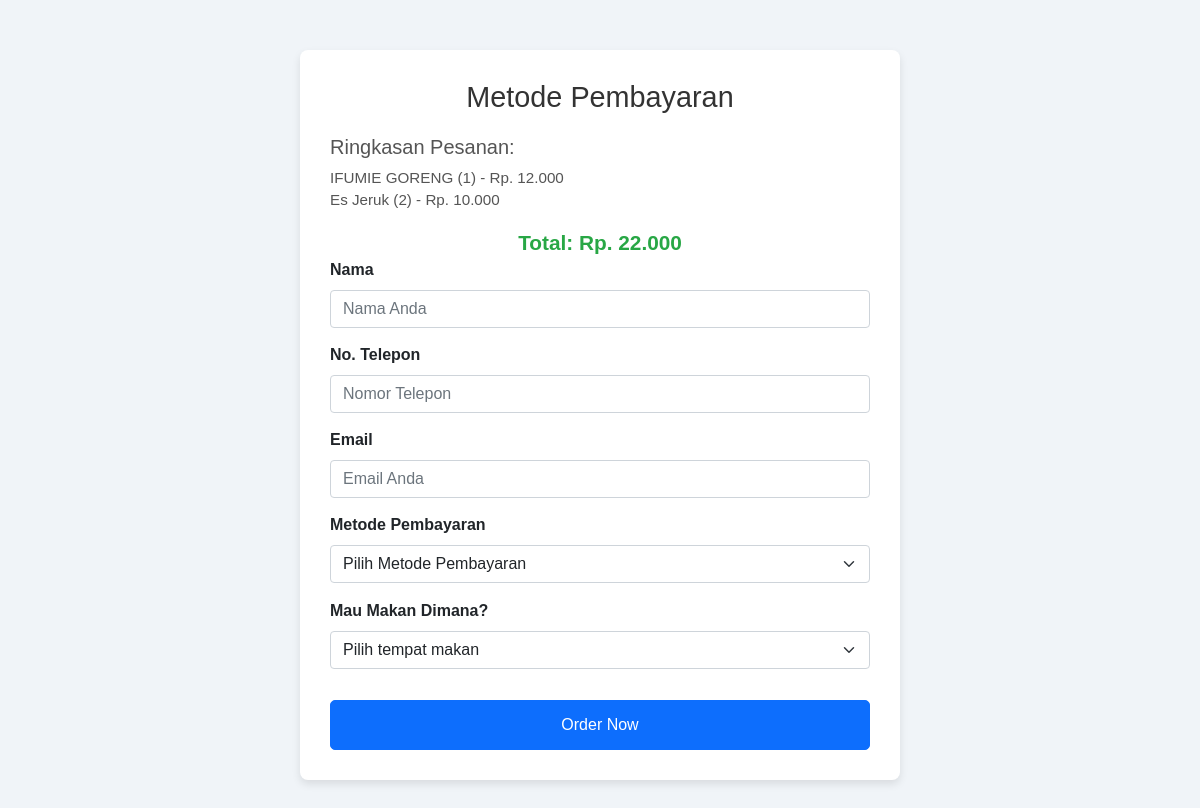
Page /bayar.php on the earlier database version.
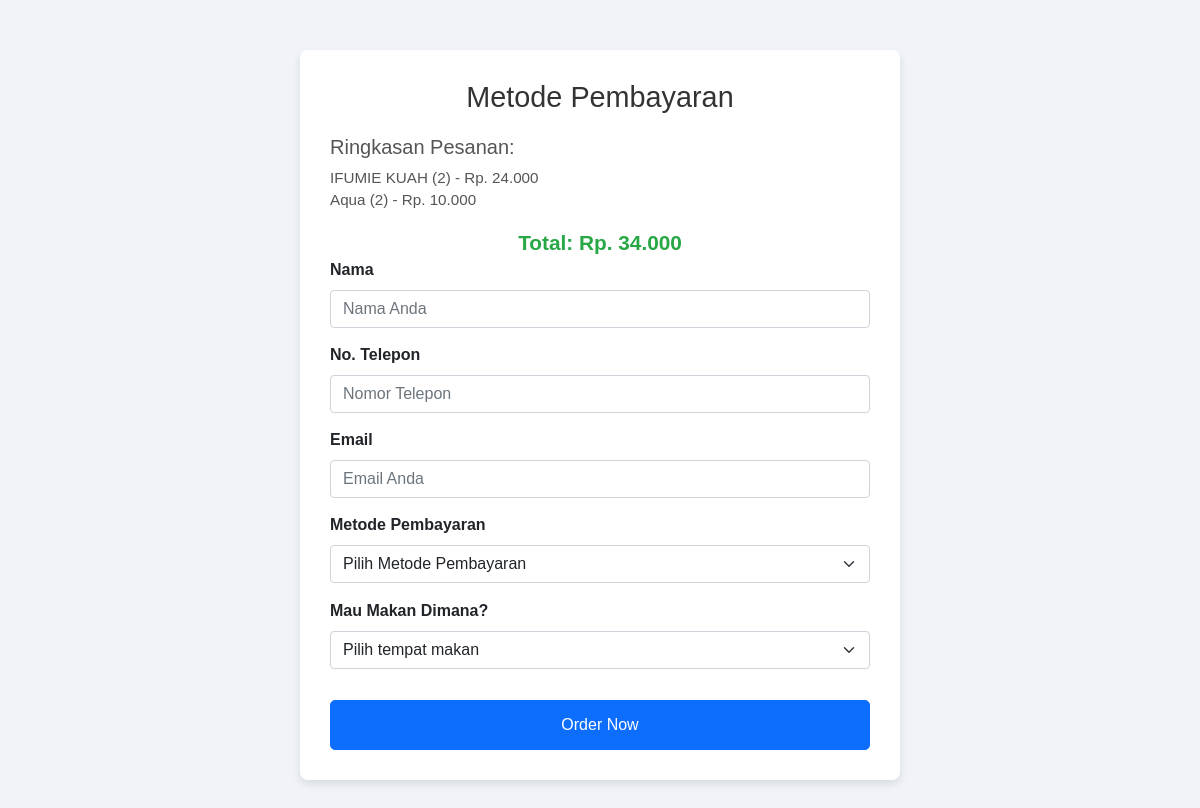
Same page on the later database version.
### tables this page shows
CREATE TABLE `cart` (
  `id_cart` int(11) NOT NULL,
  `nama_menu` varchar(300) NOT NULL,
  `harga` decimal(10,0) NOT NULL,
  `jumlah` int(11) NOT NULL,
  `img` varchar(255) NOT NULL
);

### bayar.php (the view, shortened to what this page needs)
<?php
include "./backend/koneksi.php";
?>
<!DOCTYPE html>
<html lang="en">
<head>
    <link rel="stylesheet" href="https://cdnjs.cloudflare.com/ajax/libs/font-awesome/6.0.0/css/all.min.css">
    <link href="https://cdn.jsdelivr.net/npm/bootstrap@5.0.2/dist/css/bootstrap.min.css" rel="stylesheet">
</head>
<body>
    <div class="container">
        <section class="checkout-form">
            <h1 class="heading">Metode Pembayaran</h1>
            <form action="konfirmasi.php" method="post">
                <div class="order-summary">
                    <h5>Ringkasan Pesanan:</h5>
                    <?php
                    $select_cart = mysqli_query($koneksi, "SELECT * FROM `cart`");
                    $grand_total = 0;
                    if (mysqli_num_rows($select_cart) > 0) {
                        while ($fetch_cart = mysqli_fetch_assoc($select_cart)) {
                            $total_price = $fetch_cart['harga'] * $fetch_cart['jumlah'];
                            $grand_total += $total_price;
                    ?>
                            <span><?= htmlspecialchars($fetch_cart['nama_menu']); ?> (<?= $fetch_cart['jumlah']; ?>) - Rp. <?= number_format($total_price, 0, ',', '.'); ?></span>
                    <?php
                        }
                    } else {
                        echo "<span>Tidak ada pesanan ditemukan.</span>";
                    }
                    ?>
                    <span class="grand-total">Total: Rp. <?= number_format($grand_total, 0, ',', '.'); ?></span>
                </div>
                <div class="inputBox">
                    <span>Nama</span>
                    <input type="text" class="form-control" placeholder="Nama Anda" name="name" required>
                </div>
                <div class="inputBox">
                    <span>No. Telepon</span>
                    <input type="number" class="form-control" placeholder="Nomor Telepon" name="number" required>
                </div>
                <div class="inputBox">
                    <span>Email</span>
                    <input type="email" class="form-control" placeholder="Email Anda" name="email" required>
                </div>
                <div class="inputBox">
                    <span>Metode Pembayaran</span>
                    <select name="payment_method" class="form-select" required id="paymentMethod" onchange="toggleBankInfo()">
                        <option value="">Pilih Metode Pembayaran</option>
                    </select>
                </div>
                <div class="inputBox mt-3">
                    <span>Mau Makan Dimana?</span>
                    <select name="tempat" class="form-select" required>
                        <option value="">Pilih tempat makan</option>
                    </select>
                </div>
                <input type="submit" value="Order Now" name="order_btn" class="btn btn-primary mt-3">
            </form>
        </section>
    </div>
</body>
</html>

Differences in the rows shown:
removed cart: nama_menu "IFUMIE GORENG", jumlah "1", total_price "12.000"
removed cart: nama_menu "Es Jeruk", jumlah "2", total_price "10.000"
added cart: nama_menu "IFUMIE KUAH", jumlah "2", total_price "24.000"
added cart: nama_menu "Aqua", jumlah "2", total_price "10.000"
Other differences:
$grand_total: "22.000" → "34.000"
